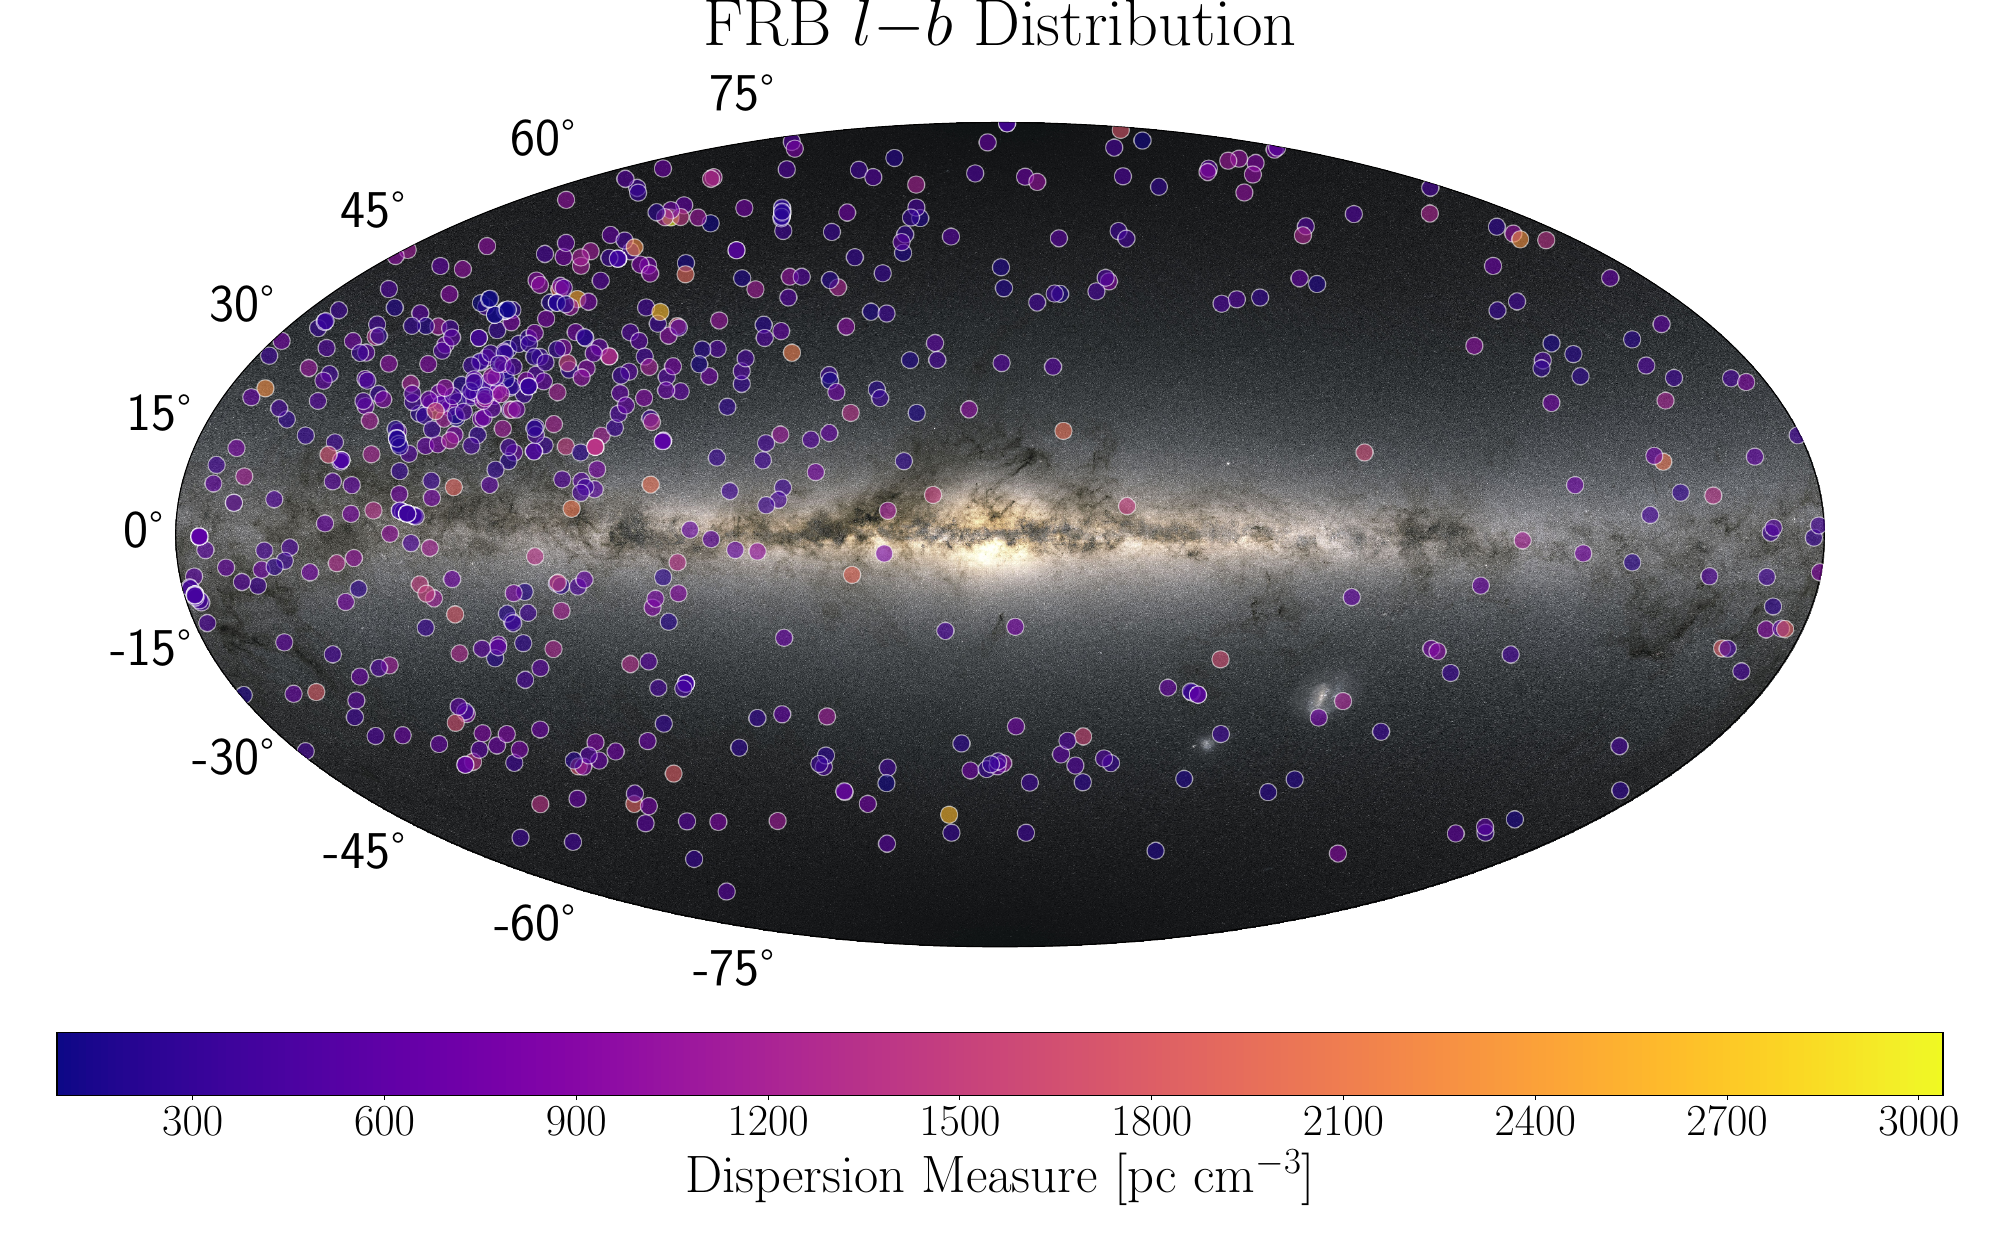

This figure's Python source:
import numpy as np
from csv import reader
from astropy import units as  u
import astropy.coordinates as apycoords
from astropy.coordinates import SkyCoord
from mw_plot import MWSkyMap
import urllib.request
from matplotlib import pyplot as plt
from shutil import copyfile

# Use TeX
plt.rcParams['text.usetex'] = True

# Set fontsize
plt.rcParams['font.size'] = 38

# Obtain data
urllib.request.urlretrieve('https://raw.githubusercontent.com/HeRTA/FRBSTATS/main/catalogue.csv', 'catalogue.csv')

# Load data
# Initiate empty parameter lists
l = []
b = []
dm = []

# Read FRBSTATS CSV catalogue
with open('catalogue.csv', 'r') as read_obj:
	csv_reader = reader(read_obj)
	header = next(csv_reader)
	# Skip header
	if header != None:
		for row in csv_reader:
			l.append(row[6])
			b.append(row[7])
			dm.append(row[9])

# Pre-process data (pick out incompatible rows)
idx_mask = set()
for idx, val in enumerate(l):
	try:
		l[idx] = float(val)
	except ValueError:
		idx_mask.add(idx)

for idx, val in enumerate(b):
	try:
		b[idx] = float(val)
	except ValueError:
		idx_mask.add(idx)

for idx, val in enumerate(dm):
	try:
		dm[idx] = float(val)
	except ValueError:
		idx_mask.add(idx)

# Dump rows with missing data
for idx in sorted(idx_mask, reverse=True):
	del l[idx]
	del b[idx]
	del dm[idx]

# Set projection & properties
plot_instance = MWSkyMap(projection='aitoff', grayscale=False, figsize=(20, 12.5))

# alpha value for the milkyway image
plot_instance.imalpha = 1.

# set up plot title
plot_instance.title = r'$\mathrm{FRB \ } l \mathrm{-} b \mathrm{ \ Distribution}$'+'\n'
plot_instance.fontsize = 48
#plot_instance.s = 115
#plot_instance.c = dm
#plot_instance.cmap = 'plasma'
#print(l)
#print(b)

#l = [10, 20]
#b = [-30, 40]
ras = []
decs = []
for idx in range(len(l)):
	c = SkyCoord(l[idx], b[idx], frame='galactic', unit='deg')
	c = c.icrs
	ras.append(c.ra.deg)
	decs.append(c.dec.deg)
ras = ras * u.degree
decs = decs * u.degree

plot_instance.scatter(ras, decs, c=dm, s=150, alpha=0.6, edgecolor='white', linewidth=0.85, cmap='plasma')

# Add colorbar
img = plt.imshow(np.array([[min(dm), max(dm)]]), cmap='plasma', aspect = 0.5)
img.set_visible(False)

cbar = plt.colorbar(ticks=list(np.arange(0, max(dm), 300)), orientation="horizontal", fraction=0.06, pad=0.08)
cbar.set_label(r'$\mathrm{Dispersion \ Measure \ }\Bigg[\mathrm{pc \ cm}^{-3}\Bigg]$')#, fontsize=38)
cbar.ax.tick_params(labelsize=32)

# Save image to file
#plt.tight_layout()

plot_instance.savefig(file='long_lat.svg')
plot_instance.savefig(file='long_lat.pdf')
plot_instance.savefig(file='long_lat.png')

# Clone files for flipped axes
copyfile('long_lat.svg', 'lat_long.svg')
copyfile('long_lat.pdf', 'lat_long.pdf')
copyfile('long_lat.png', 'lat_long.png')

# Show the figure
#plot_instance.show()
